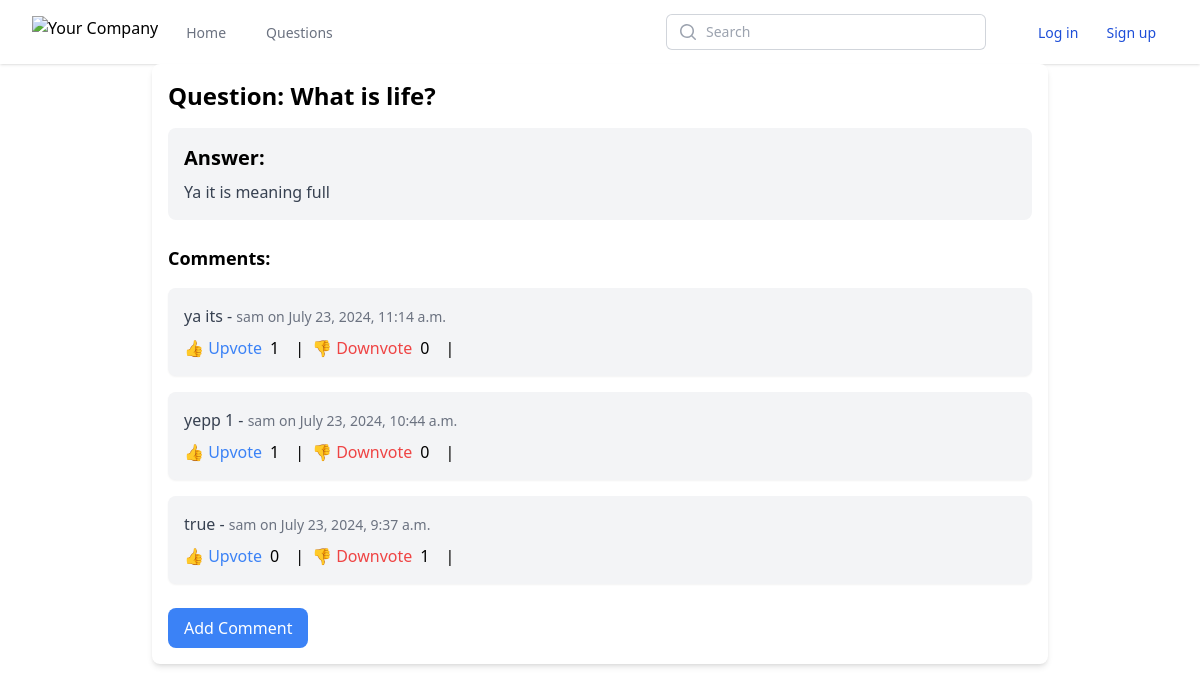
The app's page /question/1/answer/1/allcomments, older data.
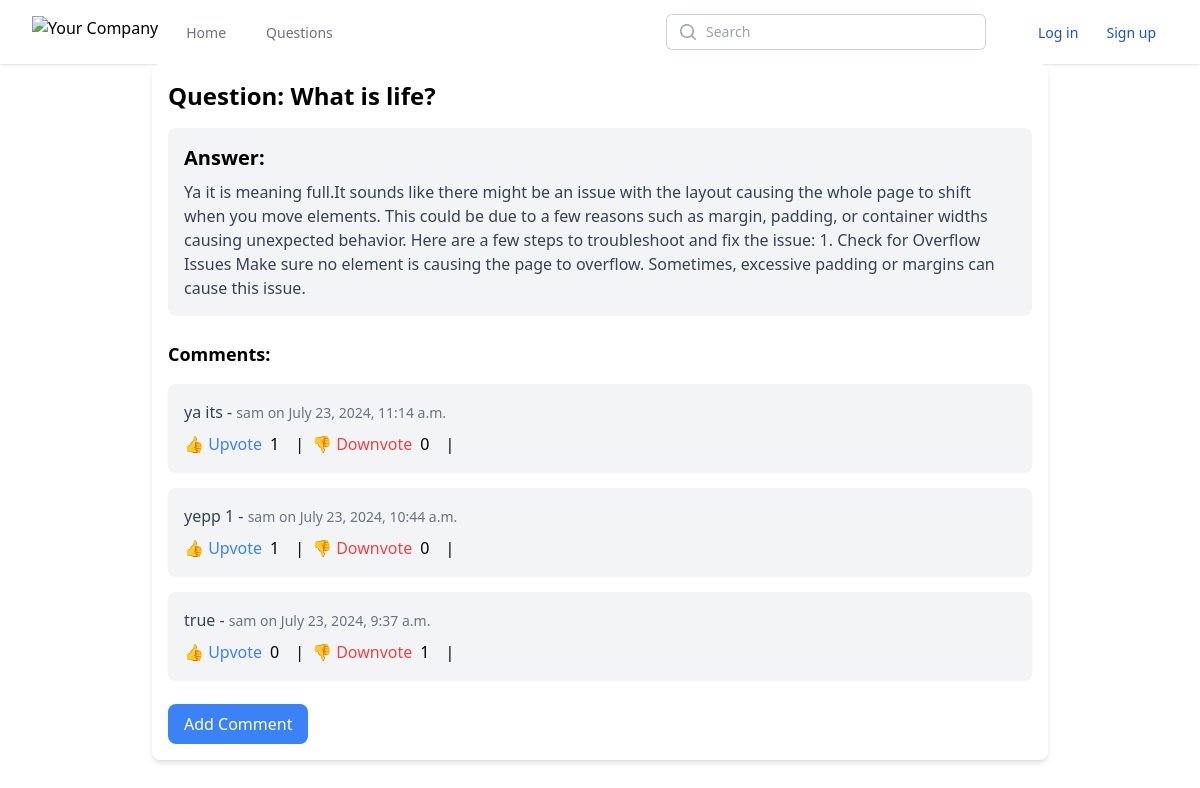
The same page, newer data.
### questions/models.py (models this page shows, shortened)
class Answer(models.Model):
    question = models.ForeignKey(Question, on_delete=models.CASCADE, related_name='answers')
    description = models.TextField()
    created_at = models.DateTimeField(auto_now_add=True)
    updated_at = models.DateTimeField(auto_now=True)
    user = models.ForeignKey(User, on_delete=models.CASCADE, null=False)
    likes = models.ManyToManyField(User, related_name='liked_answers')
    unlikes = models.ManyToManyField(User, related_name='unliked_answers')
    def total_likes(self):
        return self.likes.count()
    def total_unlikes(self):
        return self.unlikes.count()

### questions/views.py (the view)
# urls.py: path('question/<int:question_pk>/answer/<int:answer_pk>/allcomments',views.question_answer_comment,name='question_answer_comment'),
def question_answer_comment(request,question_pk, answer_pk):
    question = get_object_or_404(Question, pk=question_pk)
    answer = get_object_or_404(Answer, pk=answer_pk)
    comments = answer.comments.all().order_by('-created_at')
    return render(request, 'questions/question_answer_comment.html', {'question': question, 'answer':
                                                                      answer, 'comments': comments})

### questions/models.py (called while the page is built)
    def total_likes(self):
        return self.likes.count()

    def total_unlikes(self):
        return self.unlikes.count()

### questions/templatetags/custom_tags.py (called while the page is built)
@register.simple_tag
def active_url(request, url_name):
    try:
        url = reverse(url_name)
    except NoReverseMatch:
        return 'border-transparent text-gray-500 hover:border-gray-300 hover:text-gray-700'
    if request.path == url:
        return 'border-indigo-500 text-gray-900'
    return 'border-transparent text-gray-500 hover:border-gray-300 hover:text-gray-700'

### questions/templates/questions/question_answer_comment.html (shortened to what this page needs)
{% extends "base_generic.html" %}
{% block content %}
<div class="max-w-4xl mx-auto mt-8 p-4 bg-white shadow-md rounded-lg">
    <h2 class="text-2xl font-bold mb-4">Question: {{ question.title }}</h2>
    <div class="p-4 bg-gray-100 rounded-lg mb-6">
        <h2 class="text-xl font-semibold mb-2">Answer:</h2>
        <p class="text-gray-700">{{ answer.description }}</p>
    </div>
    <div class="mb-6">
        <h3 class="text-lg font-semibold mb-4">Comments:</h3>
        <ul class="space-y-4">
            {% for comment in comments %}
            <li class="p-4 bg-gray-100 rounded-lg shadow-sm">
                <p class="text-gray-700 mb-2">{{ comment.content }} - <span class="text-sm text-gray-500">{{ comment.user.username }} on {{ comment.created_at }}</span></p>
                <div class="flex items-center space-x-4">
                    <a href="{% url 'like_comment_answer' comment.answer.question.pk comment.answer.pk comment.pk %}" class="text-blue-500 hover:underline">👍 Upvote</a> <span  class="mx-2">{{ comment.total_likes }}</span> <span class="mx-2">|</span>
                    <a href="{% url 'unlike_comment_answer' comment.answer.question.pk comment.answer.pk comment.pk %}" class="text-red-500 hover:underline">👎 Downvote</a> <span  class="mx-2">{{ comment.total_unlikes }}</span><span class="mx-2">|</span>
                </div>
            </li>
            {% endfor %}
        </ul>
    </div>
    <a href="{% url 'create_comment_answer' question.pk answer.pk %}" class="inline-block">
        <button type="submit" class="bg-blue-500 text-white py-2 px-4 rounded-lg hover:bg-blue-600 transition duration-300">Add Comment</button>
    </a>
</div>
{% endblock %}

Row changes from the older to the newer data that the page shows:
changed Answer: description "Ya it is meaning full" → "Ya it is meaning full.It sounds like there might be an issue with the layout causing the whole page to shift when you move elements. This could be due to a few reasons such as margin, padding, or container widths causing unexpected behavior. Here are a few steps to troubleshoot and fix the issue: 1. Check for Overflow Issues Make sure no element is causing the page to overflow. Sometimes, excessive padding or margins can cause this issue."
